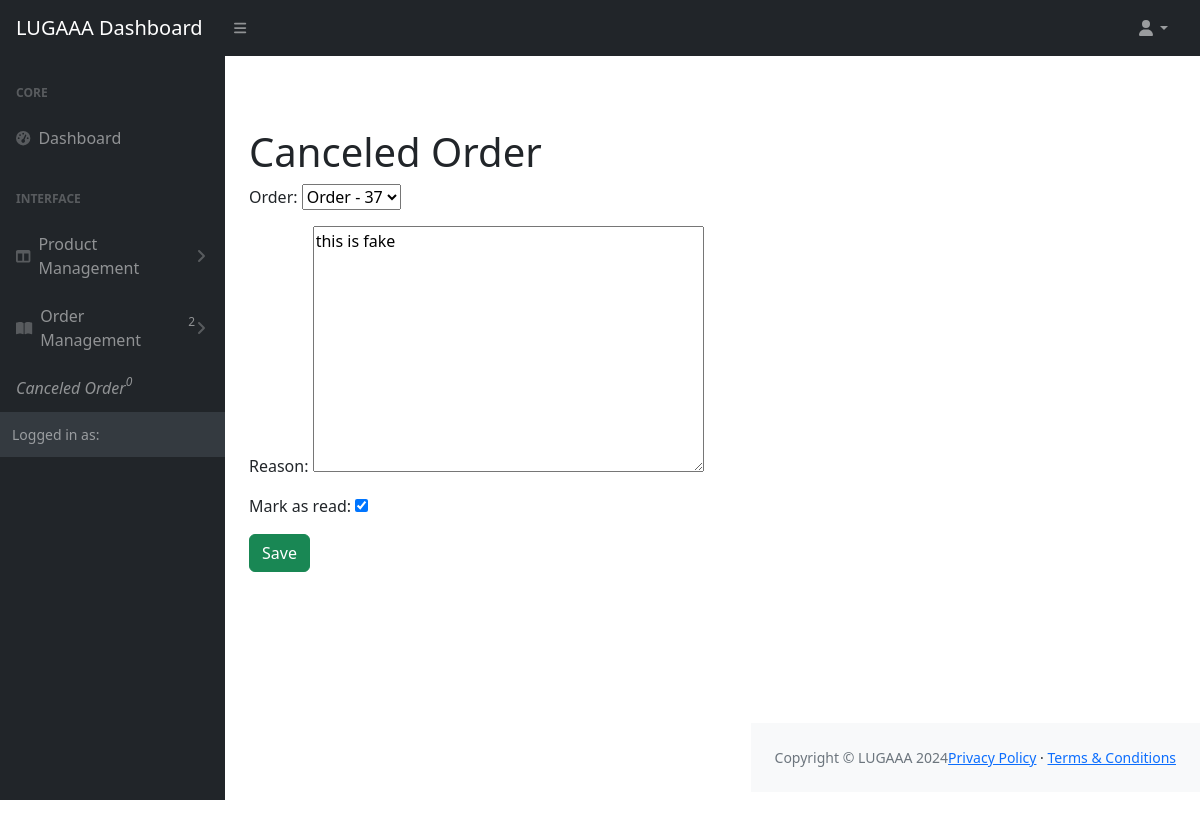
The page /admin_dashboard/canceled_view/13 on the database its author committed.
### payment/models.py (models this page shows, shortened)
class CancellationOrder(models.Model):
    order = models.ForeignKey(Order, on_delete=models.CASCADE)
    reason = models.TextField(blank=True)
    cancelled_date = models.DateTimeField(auto_now_add=True)
    mark_as_read = models.BooleanField(default=False)

### admin_dashboard/views.py (the view)
# urls.py: path('canceled_view/<int:pk>', views.cancel_details, name="canceled_view"),
def cancel_details(request, pk):
    cancel_order = get_object_or_404(CancellationOrder, id=pk)
    if request.method == 'POST':
        form = CancelationForm(request.POST, instance=cancel_order)
        if form.is_valid():
            form.save()
            return redirect('canceled_order')
    else:
        form = CancelationForm(instance=cancel_order)
    return render(request, "canceled_details.html", {'cancel_form':form})

### admin_dashboard/forms.py
class CancelationForm(forms.ModelForm):
    def __init__(self, *args, **kwargs):
        super(CancelationForm, self).__init__(*args, **kwargs)
        self.fields['reason'].widget.attrs['readonly'] = True
        self.fields['order'].widget.attrs['readonly'] = True
    class Meta:
        model = CancellationOrder
        fields = ['order', 'reason', 'mark_as_read']

### admin_dashboard/context_processor.py (called while the page is built)
def order_notify(request):
    order = Order.objects.filter(status = 'Pending').count()
    return  {'notification_count': order}

def cancel_notify(request):
    cancel = CancellationOrder.objects.filter(mark_as_read = False).count()
    return {'cancel_count': cancel}

### cart/context_processor.py (called while the page is built)
def cart(request):
    return {'cart': Cart(request)}

### payment/models.py (called while the page is built)
    def __str__(self):
        return f'Order - {str(self.id)}'

### store/context_processor.py (called while the page is built)
def user_order_notify(request):
    user = request.user.pk
    order = Order.objects.filter(user = user, status = 'Pending').count()
    return  {'user_order_count': order}

### admin_dashboard/templates/canceled_details.html (shortened to what this page needs)
{% extends "dashbase.html" %}
{% block content%}
{% include "layout.html" %}
<div id="layoutSidenav_content">
    <main>
        <div class="container-fluid px-4">
  <div class="row">
    <div class="col">
     <h1 class="mt-4">Canceled Order</h1>
        <form method="POST">
            {{cancel_form.as_p}}
            <button type = "submit" class="btn btn-success">Save</button>
        </form>
    </div>
  </div>
</div>
</main>
</div>
{% endblock %}

### rows shown on the page
CancellationOrder: order "Order - 37", reason "this is fake", mark_as_read "☑"

### other values the page prints
{{ notification_count }} "2"
{{ cancel_count }} "0"
